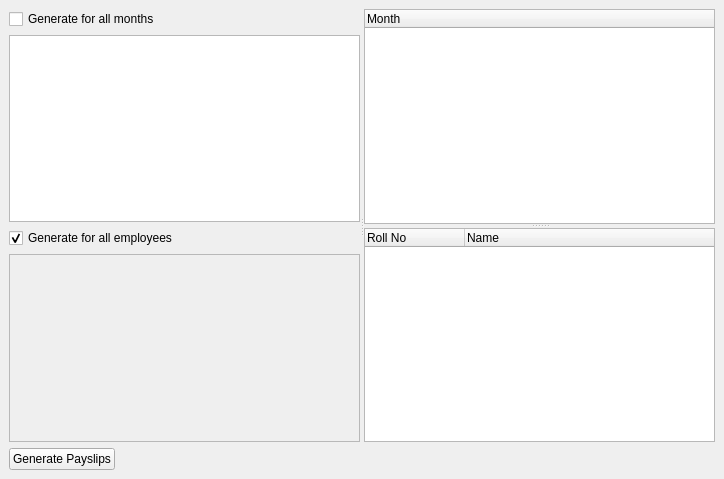
<?xml version="1.0" encoding="UTF-8"?>
<ui version="4.0">
 <class>Payslips</class>
 <widget class="QMainWindow" name="Payslips">
  <property name="geometry">
   <rect>
    <x>0</x>
    <y>0</y>
    <width>724</width>
    <height>479</height>
   </rect>
  </property>
  <property name="windowTitle">
   <string>Payslips</string>
  </property>
  <widget class="QWidget" name="centralwidget">
   <layout class="QVBoxLayout" name="verticalLayout_2">
    <item>
     <widget class="QSplitter" name="splitter_2">
      <property name="orientation">
       <enum>Qt::Horizontal</enum>
      </property>
      <widget class="QWidget" name="layoutWidget">
       <layout class="QVBoxLayout" name="verticalLayout">
        <item>
         <widget class="QCheckBox" name="checkBox">
          <property name="text">
           <string>Generate for all months</string>
          </property>
         </widget>
        </item>
        <item>
         <widget class="CustomQueryView" name="lstMonths"/>
        </item>
        <item>
         <widget class="QCheckBox" name="chkGenerate">
          <property name="text">
           <string>Generate for all employees</string>
          </property>
          <property name="checked">
           <bool>true</bool>
          </property>
         </widget>
        </item>
        <item>
         <widget class="CustomQueryView" name="lstEmployees">
          <property name="enabled">
           <bool>false</bool>
          </property>
         </widget>
        </item>
       </layout>
      </widget>
      <widget class="QSplitter" name="splitter">
       <property name="orientation">
        <enum>Qt::Vertical</enum>
       </property>
       <widget class="QTreeWidget" name="trvMonths">
        <column>
         <property name="text">
          <string>Month</string>
         </property>
        </column>
       </widget>
       <widget class="QTreeWidget" name="trvEmployees">
        <column>
         <property name="text">
          <string>Roll No</string>
         </property>
        </column>
        <column>
         <property name="text">
          <string>Name</string>
         </property>
        </column>
       </widget>
      </widget>
     </widget>
    </item>
    <item>
     <layout class="QHBoxLayout" name="horizontalLayout_2">
      <item>
       <widget class="QPushButton" name="cmdGenerate">
        <property name="text">
         <string>Generate Payslips</string>
        </property>
       </widget>
      </item>
      <item>
       <spacer name="horizontalSpacer">
        <property name="orientation">
         <enum>Qt::Horizontal</enum>
        </property>
        <property name="sizeHint" stdset="0">
         <size>
          <width>40</width>
          <height>20</height>
         </size>
        </property>
       </spacer>
      </item>
     </layout>
    </item>
   </layout>
  </widget>
 </widget>
 <customwidgets>
  <customwidget>
   <class>CustomQueryView</class>
   <extends>QTreeView</extends>
   <header>customqueryview.h</header>
  </customwidget>
 </customwidgets>
 <resources/>
 <connections>
  <connection>
   <sender>chkGenerate</sender>
   <signal>toggled(bool)</signal>
   <receiver>lstEmployees</receiver>
   <slot>setDisabled(bool)</slot>
   <hints>
    <hint type="sourcelabel">
     <x>65</x>
     <y>241</y>
    </hint>
    <hint type="destinationlabel">
     <x>80</x>
     <y>350</y>
    </hint>
   </hints>
  </connection>
  <connection>
   <sender>checkBox</sender>
   <signal>toggled(bool)</signal>
   <receiver>lstMonths</receiver>
   <slot>setDisabled(bool)</slot>
   <hints>
    <hint type="sourcelabel">
     <x>116</x>
     <y>26</y>
    </hint>
    <hint type="destinationlabel">
     <x>108</x>
     <y>136</y>
    </hint>
   </hints>
  </connection>
  <connection>
   <sender>checkBox</sender>
   <signal>toggled(bool)</signal>
   <receiver>trvMonths</receiver>
   <slot>setDisabled(bool)</slot>
   <hints>
    <hint type="sourcelabel">
     <x>147</x>
     <y>19</y>
    </hint>
    <hint type="destinationlabel">
     <x>409</x>
     <y>59</y>
    </hint>
   </hints>
  </connection>
  <connection>
   <sender>chkGenerate</sender>
   <signal>toggled(bool)</signal>
   <receiver>trvEmployees</receiver>
   <slot>setDisabled(bool)</slot>
   <hints>
    <hint type="sourcelabel">
     <x>248</x>
     <y>230</y>
    </hint>
    <hint type="destinationlabel">
     <x>429</x>
     <y>257</y>
    </hint>
   </hints>
  </connection>
 </connections>
</ui>
